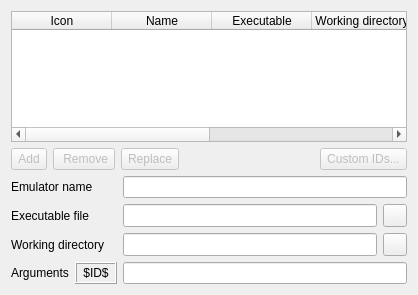
             <widget class="QWidget" name="scrollAreaWidgetContents_8">
              <property name="geometry">
               <rect>
                <x>0</x>
                <y>0</y>
                <width>418</width>
                <height>295</height>
               </rect>
              </property>
              <layout class="QGridLayout" name="gridLayout_26">
               <item row="0" column="0" colspan="3">
                <widget class="QTableWidget" name="tableWidgetRegisteredEmulators">
                 <property name="toolTip">
                  <string>Registered emulators -- you may select one of these in the machine-specific emulator configuration</string>
                 </property>
                 <property name="editTriggers">
                  <set>QAbstractItemView::NoEditTriggers</set>
                 </property>
                 <property name="selectionMode">
                  <enum>QAbstractItemView::SingleSelection</enum>
                 </property>
                 <property name="selectionBehavior">
                  <enum>QAbstractItemView::SelectRows</enum>
                 </property>
                 <property name="textElideMode">
                  <enum>Qt::ElideMiddle</enum>
                 </property>
                 <property name="showGrid">
                  <bool>false</bool>
                 </property>
                 <property name="sortingEnabled">
                  <bool>true</bool>
                 </property>
                 <property name="wordWrap">
                  <bool>false</bool>
                 </property>
                 <property name="cornerButtonEnabled">
                  <bool>false</bool>
                 </property>
                 <attribute name="horizontalHeaderStretchLastSection">
                  <bool>true</bool>
                 </attribute>
                 <attribute name="verticalHeaderVisible">
                  <bool>false</bool>
                 </attribute>
                 <column>
                  <property name="text">
                   <string>Icon</string>
                  </property>
                 </column>
                 <column>
                  <property name="text">
                   <string>Name</string>
                  </property>
                 </column>
                 <column>
                  <property name="text">
                   <string>Executable</string>
                  </property>
                 </column>
                 <column>
                  <property name="text">
                   <string>Working directory</string>
                  </property>
                 </column>
                 <column>
                  <property name="text">
                   <string>Arguments</string>
                  </property>
                 </column>
                 <column>
                  <property name="text">
                   <string>Custom IDs</string>
                  </property>
                 </column>
                </widget>
               </item>
               <item row="1" column="0" colspan="3">
                <layout class="QHBoxLayout" name="horizontalLayout_11">
                 <item>
                  <widget class="QToolButton" name="toolButtonAddEmulator">
                   <property name="enabled">
                    <bool>false</bool>
                   </property>
                   <property name="sizePolicy">
                    <sizepolicy hsizetype="Fixed" vsizetype="Minimum">
                     <horstretch>0</horstretch>
                     <verstretch>0</verstretch>
                    </sizepolicy>
                   </property>
                   <property name="toolTip">
                    <string>Register emulator</string>
                   </property>
                   <property name="text">
                    <string>Add</string>
                   </property>
                   <property name="icon">
                    <iconset resource="qmc2.qrc">
                     <normaloff>:/data/img/plus.png</normaloff>:/data/img/plus.png</iconset>
                   </property>
                   <property name="toolButtonStyle">
                    <enum>Qt::ToolButtonTextBesideIcon</enum>
                   </property>
                  </widget>
                 </item>
                 <item>
                  <widget class="QToolButton" name="toolButtonRemoveEmulator">
                   <property name="enabled">
                    <bool>false</bool>
                   </property>
                   <property name="sizePolicy">
                    <sizepolicy hsizetype="Fixed" vsizetype="Minimum">
                     <horstretch>0</horstretch>
                     <verstretch>0</verstretch>
                    </sizepolicy>
                   </property>
                   <property name="toolTip">
                    <string>Deregister emulator</string>
                   </property>
                   <property name="text">
                    <string> Remove</string>
                   </property>
                   <property name="icon">
                    <iconset resource="qmc2.qrc">
                     <normaloff>:/data/img/minus.png</normaloff>:/data/img/minus.png</iconset>
                   </property>
                   <property name="toolButtonStyle">
                    <enum>Qt::ToolButtonTextBesideIcon</enum>
                   </property>
                  </widget>
                 </item>
                 <item>
                  <widget class="QToolButton" name="toolButtonSaveEmulator">
                   <property name="enabled">
                    <bool>false</bool>
                   </property>
                   <property name="sizePolicy">
                    <sizepolicy hsizetype="Fixed" vsizetype="Minimum">
                     <horstretch>0</horstretch>
                     <verstretch>0</verstretch>
                    </sizepolicy>
                   </property>
                   <property name="toolTip">
                    <string>Replace emulator registration</string>
                   </property>
                   <property name="text">
                    <string>Replace</string>
                   </property>
                   <property name="icon">
                    <iconset resource="qmc2.qrc">
                     <normaloff>:/data/img/filesaveas.png</normaloff>:/data/img/filesaveas.png</iconset>
                   </property>
                   <property name="toolButtonStyle">
                    <enum>Qt::ToolButtonTextBesideIcon</enum>
                   </property>
                  </widget>
                 </item>
                 <item>
                  <spacer name="horizontalSpacer">
                   <property name="orientation">
                    <enum>Qt::Horizontal</enum>
                   </property>
                   <property name="sizeHint" stdset="0">
                    <size>
                     <width>78</width>
                     <height>22</height>
                    </size>
                   </property>
                  </spacer>
                 </item>
                 <item>
                  <widget class="QToolButton" name="toolButtonCustomIDs">
                   <property name="enabled">
                    <bool>false</bool>
                   </property>
                   <property name="sizePolicy">
                    <sizepolicy hsizetype="Fixed" vsizetype="Minimum">
                     <horstretch>0</horstretch>
                     <verstretch>0</verstretch>
                    </sizepolicy>
                   </property>
                   <property name="toolTip">
                    <string>Specify pre-defined foreign IDs for this emulator, launchable from the 'foreign emulators' view</string>
                   </property>
                   <property name="text">
                    <string>Custom IDs...</string>
                   </property>
                   <property name="toolButtonStyle">
                    <enum>Qt::ToolButtonTextBesideIcon</enum>
                   </property>
                  </widget>
                 </item>
                </layout>
               </item>
               <item row="2" column="0">
                <widget class="QLabel" name="labelAdditionalEmulatorName">
                 <property name="text">
                  <string>Emulator name</string>
                 </property>
                </widget>
               </item>
               <item row="2" column="1" colspan="2">
                <widget class="QLineEdit" name="lineEditAdditionalEmulatorName">
                 <property name="toolTip">
                  <string>Registered emulator's name</string>
                 </property>
                </widget>
               </item>
               <item row="3" column="0">
                <widget class="QLabel" name="labelAdditionalEmulatorExecutableFile">
                 <property name="text">
                  <string>Executable file</string>
                 </property>
                </widget>
               </item>
               <item row="3" column="1">
                <widget class="QLineEdit" name="lineEditAdditionalEmulatorExecutableFile">
                 <property name="sizePolicy">
                  <sizepolicy hsizetype="Expanding" vsizetype="Minimum">
                   <horstretch>0</horstretch>
                   <verstretch>0</verstretch>
                  </sizepolicy>
                 </property>
                 <property name="toolTip">
                  <string>Command to execute the emulator (path to the executable file)</string>
                 </property>
                </widget>
               </item>
               <item row="3" column="2">
                <widget class="QToolButton" name="toolButtonBrowseAdditionalEmulatorExecutable">
                 <property name="sizePolicy">
                  <sizepolicy hsizetype="Fixed" vsizetype="Fixed">
                   <horstretch>0</horstretch>
                   <verstretch>0</verstretch>
                  </sizepolicy>
                 </property>
                 <property name="toolTip">
                  <string>Browse emulator executable file</string>
                 </property>
                 <property name="text">
                  <string/>
                 </property>
                 <property name="icon">
                  <iconset resource="qmc2.qrc">
                   <normaloff>:/data/img/fileopen.png</normaloff>:/data/img/fileopen.png</iconset>
                 </property>
                </widget>
               </item>
               <item row="4" column="0">
                <widget class="QLabel" name="labelAdditionalEmulatorWorkingDirectory">
                 <property name="text">
                  <string>Working directory</string>
                 </property>
                </widget>
               </item>
               <item row="4" column="1">
                <widget class="QLineEdit" name="lineEditAdditionalEmulatorWorkingDirectory">
                 <property name="sizePolicy">
                  <sizepolicy hsizetype="Expanding" vsizetype="Minimum">
                   <horstretch>0</horstretch>
                   <verstretch>0</verstretch>
                  </sizepolicy>
                 </property>
                 <property name="toolTip">
                  <string>Working directory that's used when the emulator is executed (if empty, QMC2's current working directory is used)</string>
                 </property>
                </widget>
               </item>
               <item row="4" column="2">
                <widget class="QToolButton" name="toolButtonBrowseAdditionalEmulatorWorkingDirectory">
                 <property name="sizePolicy">
                  <sizepolicy hsizetype="Fixed" vsizetype="Fixed">
                   <horstretch>0</horstretch>
                   <verstretch>0</verstretch>
                  </sizepolicy>
                 </property>
                 <property name="toolTip">
                  <string>Browse working directory</string>
                 </property>
                 <property name="text">
                  <string/>
                 </property>
                 <property name="icon">
                  <iconset resource="qmc2.qrc">
                   <normaloff>:/data/img/fileopen.png</normaloff>:/data/img/fileopen.png</iconset>
                 </property>
                </widget>
               </item>
               <item row="5" column="0">
                <layout class="QHBoxLayout" name="horizontalLayout_3">
                 <item>
                  <widget class="QLabel" name="labelAdditionalEmulatorArguments">
                   <property name="text">
                    <string>Arguments</string>
                   </property>
                  </widget>
                 </item>
                 <item>
                  <widget class="QLabel" name="labelIDStatus">
                   <property name="toolTip">
                    <string>Indicates if the $ID$ placeholder is missing on the supplied command line (yellow) or not (green)</string>
                   </property>
                   <property name="autoFillBackground">
                    <bool>true</bool>
                   </property>
                   <property name="frameShape">
                    <enum>QFrame::Box</enum>
                   </property>
                   <property name="frameShadow">
                    <enum>QFrame::Raised</enum>
                   </property>
                   <property name="text">
                    <string notr="true"> $ID$ </string>
                   </property>
                  </widget>
                 </item>
                </layout>
               </item>
               <item row="5" column="1" colspan="2">
                <widget class="QLineEdit" name="lineEditAdditionalEmulatorArguments">
                 <property name="toolTip">
                  <string>Arguments passed to the emulator -- use $ID$ as placeholder for the unique set ID, $DESCRIPTION$ for its description</string>
                 </property>
                </widget>
               </item>
              </layout>
             </widget>
